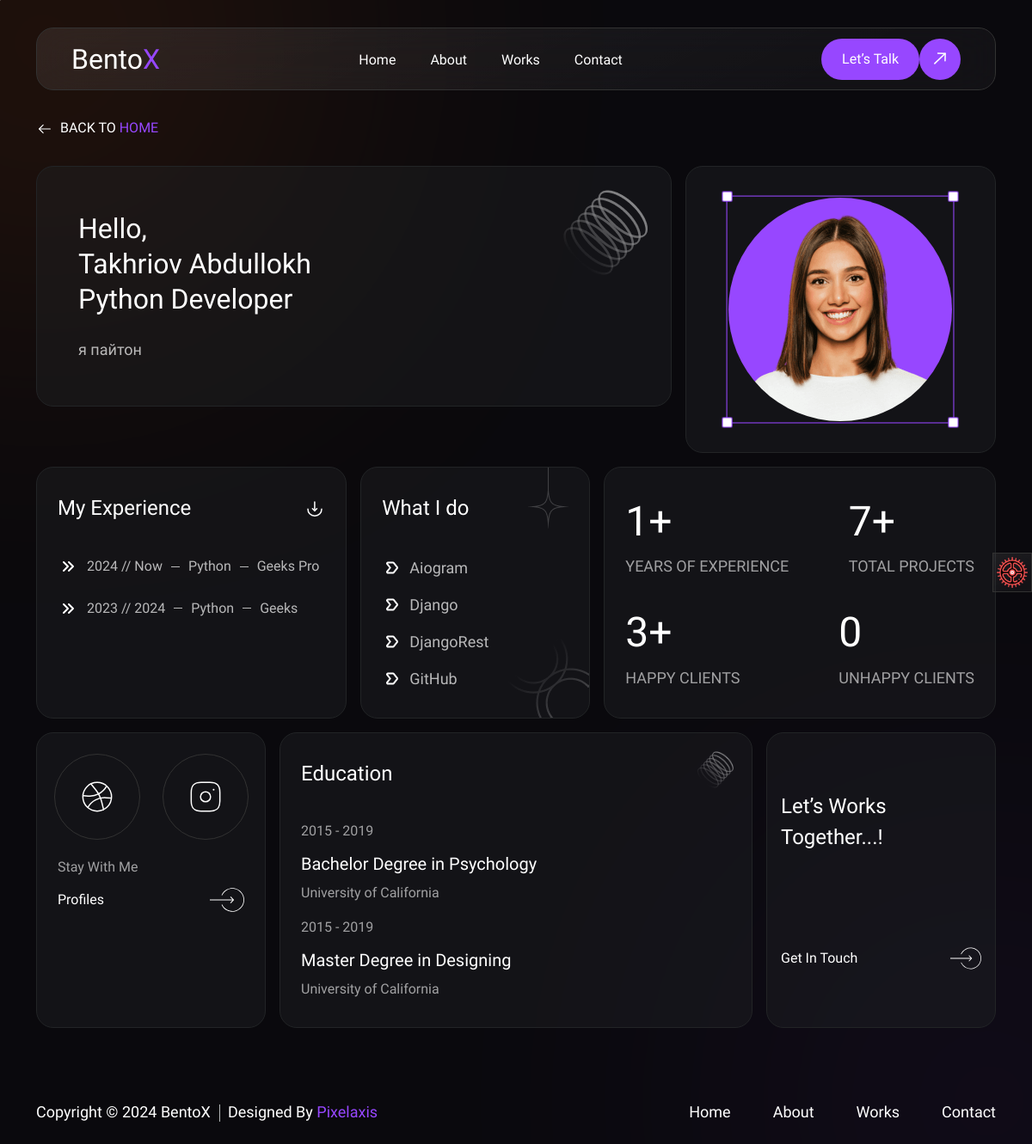
The page /about/ on the database its author committed.
### apps/about/models.py (models this page shows, shortened)
class About(models.Model):
    image = models.ImageField(
        upload_to="images",
        verbose_name= "Фотография"
    )
    title = models.CharField(
        max_length = 255,
        verbose_name = "Язык програмиравание"
    )
    name = models.CharField(
        max_length = 255,
        verbose_name = "ФИО"
    )
    description = models.TextField(
        verbose_name = "Описание"
    )
    experience = models.IntegerField(
        verbose_name = "Опыт Работы"
    )
    project = models.IntegerField(
        verbose_name = "Кол-во Проектов"
    )
    happyclient = models.IntegerField(
        verbose_name = "Кол-во довольнных клиентов"
    )
    unhappyclient = models.IntegerField(
        verbose_name = "Кол-во Недовольныхх клиентов"
    )
    class Meta:
          verbose_name = "Базовые настройки"
          verbose_name_plural = "Базавая настройка"

class Path(models.Model):
    year1 = models.IntegerField(
        verbose_name = "Год"
    )
    year2 = models.CharField(
        max_length = 255,
        verbose_name = "Год2"
    )
    direction = models.CharField(
        max_length = 255,
        verbose_name = "Направление"
    )
    company = models.CharField(
        max_length = 255,
        verbose_name = "Компания"
    )
    class Meta:
          verbose_name = "Настройки Путя"
          verbose_name_plural = "Настройка  Путя"

class Skills(models.Model):
      title = models.CharField(
        max_length = 255,
        verbose_name = "Скиллы"
    )
      class Meta:
          verbose_name = "Настройки скиллов"
          verbose_name_plural = "Настройка склиллов"

### apps/about/views.py (the view)
# urls.py: path('about/', about, name='about'),
def about(request):
    about = About.objects.latest('id')
    skills = Skills.objects.all()
    path = Path.objects.all()
    return render(request, 'about/about.html', locals())

### templates/about/about.html (shortened to what this page needs)
{% load static %}
<!doctype html>
<html lang="en">
<head>
    <link rel="stylesheet" href="{% static 'assets/css/plugins/aos.css' %}">
    <link href="https://iconsax.gitlab.io/i/icons.css" rel="stylesheet">
    <link rel="stylesheet" href="{% static 'assets/css/style.min.css' %}">
</head>
<body class="position-relative">
    <main class="main  body-bg overflow-hidden">
        <div class="tigger-arrow">
            <div class="gear-icon">
                <img src="{% static 'assets/images/gear.png' %}" alt="img">
            </div>
        </div>
        {% include "include/header.html" %}
        <div class="container position-relative cus-z1 d-flex justify-content-center justify-content-lg-start mb-xxl-15 mb-xl-8 mb-7">
            <div class="backmenu-head">
                <a href="{% url 'index' %}" class="fw_400 fs-seven n0-color text-uppercase golelayla-logo">
                    <span class="ms-1 n0-color">
                        Back To <span class="s1-color"> Home</span>
                    </span>
                </a>
            </div>
        </div>
        <section class="body-box position-relative cus-z-1 pb-xxl-20 pb-xl-15 pb-lg-10 pb-9">
            <div class="container">
                <div class="row mb-xxl-6 mb-4 flex-row-reverse justify-content-center g-xxl-6 g-4 g-xxl-6 g-4">
                    <div class="col-lg-4 col-md-5 col-sm-8" data-aos="zoom-in-up" data-aos-duration="1000">
                        <div class="cmn-box py-xxl-9 py-xl-9 py-lg-9 py-5 px-xxl-8 px-xl-6 px-lg-4 px-6" data-aos="zoom-in-down" data-aos-duration="2000">
                            <div class="layla-thumb position-relative about-layla m-auto text-center">
                                <div class="layla-resize">
                                    <img src="{% static 'assets/images/global/img-resize.png' %}" alt="img">
                                </div>
                            </div>
                        </div>
                    </div>
                    <div class="col-lg-8">
                       <div class="cmn-box py-xxl-13 py-md-13 py-8 px-xxl-15 px-md-12 px-4" data-aos="zoom-in-down" data-aos-duration="1400">
                            <img src="{% static 'assets/images/global/ring2.png' %}" alt="img" class="s-shape2">
                            <div class="layla-infoabout text-center">
                                <h4 class="text-white mb-md-6 mb-4 fw_500">
                                    <span class="d-block">Hello,</span>
                                    {{about.name}}
                                    <span class="d-block">
                                        {{about.title}} Developer
                                    </span>
                                </h4>
                                <p>
                                    {{about.description}}
                                </p>
                            </div>
                       </div>
                    </div>
                </div>
                <div class="row g-xxl-6 g-4 mb-xxl-6 mb-4">
                    <div class="col-xl-4 col-lg-6 col-md-6" data-aos="fade-down" data-aos-duration="1200">
                        <div class="cmn-box h-100 py-xxl-8 py-xl-8 py-lg-8 py-5 px-xxl-8 px-xl-6 px-lg-4 px-6">
                            <div class="d-flex align-items-center justify-content-between mb-10">
                                <h5 class="fw_500 n0-color">
                                    My Experience
                                </h5>
                                <a>
                                </a>
                            </div>
                            <ul class="about-expritext">
                                {% for path in path %}
                                <li>
                                    <span>
                                        <svg width="24" height="24" viewBox="0 0 24 24" fill="none" xmlns="http://www.w3.org/2000/svg">
                                            <path d="M7 7L12 12L7 17M13 7L18 12L13 17" stroke="white" stroke-width="2" stroke-linecap="round" stroke-linejoin="round"/>
                                        </svg>
                                    </span>
                                    <span class="n07">
                                        {{path.year1}} // {{path.year2}}
                                    </span>
                                    <span class="n07 nameta">
                                        {{path.direction}}
                                    </span>
                                    <span class="n07 nameta">
                                        {{path.company}}
                                    </span>
                                </li>
                                {% endfor %}
                            </ul>
                        </div>
                    </div>
                    <div class="col-xl-3 col-lg-6 col-md-6" data-aos="fade-up" data-aos-duration="1400">
                        <div class="cmn-box h-100 py-xxl-8 py-xl-8 py-lg-8 py-5 px-xxl-8 px-xl-6 px-lg-4 px-6">
                            <h5 class="fw_500 n0-color mb-10">
                                What I do
                            </h5>
                            <ul class="about-expritext about-expritext-two">
                                {% for skills in skills %}
                                <li>
                                    <span>
                                    </span>
                                    <span class="n07 fs-six fw_300">
                                        {{skills.title}}
                                    </span>
                                </li>
                                {% endfor %}
                            </ul>
                            <img src="{% static 'assets/images/global/s-shape1rotate.png' %}" alt="img" class="s-shape2rotate">
                            <img src="{% static 'assets/images/global/s-shape3.png' %}" alt="img" class="s-shape3">
                        </div>
                    </div>
                    <div class="col-xl-5" data-aos="fade-down" data-aos-duration="1800">
                        <div class="cmn-box h-100 about-countexprience-wrap py-xxl-8 py-xl-8 py-lg-8 py-5 px-xxl-8 px-xl-6 px-lg-4 px-6">
                            <div class="expri-items-box about-items-counter">
                                <h2 class="fw_600 n0-color mb-2">
                                    {{about.experience}}+
                                </h2>
                                <span class="expri-clr text-uppercase n00-color fw_300 fs-six">
                                    YEARS OF EXPERIENCE
                                </span>
                            </div>
                            <div class="expri-items-box about-items-counter">
                                <h2 class="fw_600 n0-color mb-2">
                                   {{about.project}}+
                                </h2>
                                <span class="expri-clr text-uppercase n00-color fw_300 fs-six">
                                    TOTAL PROJECTS
                                </span>
                            </div>
                            <div class="expri-items-box about-items-counter">
                                <h2 class="fw_600 n0-color mb-2">
                                    {{about.happyclient}}+
                                </h2>
                                <span class="expri-clr text-uppercase n00-color fw_300 fs-six">
                                    HAPPY CLIENTS
                                </span>
                            </div>
                            <div class="expri-items-box about-items-counter">
                                <h2 class="fw_600 n0-color mb-2">
                                    {{about.unhappyclient}}
                                </h2>
                                <span class="expri-clr text-uppercase n00-color fw_300 fs-six">
                                    UNHAPPY CLIENTS
                                </span>
                            </div>
                        </div>
                    </div>
                </div>
                <div class="row g-xxl-6 g-4">
                    <div class="col-lg-3 col-md-6" data-aos="zoom-in-down" data-aos-duration="1400">
                        <div class="text-center h-100 cmn-box position-relative pt-xxl-7 pt-xl-6 pt-5 pb-xxl-6 pb-xl-8 pb-5 px-xxl-8 px-xl-6 px-lg-4 px-4">
                            <ul class="body-social body-socialtwo body-social-sliceabout">
                                <li>
                                    <a href="javascript:void(0)" class="soci">
                                    </a>
                                </li>
                                <li>
                                    <a href="javascript:void(0)" class="soci">
                                    </a>
                                </li>
                            </ul>
                            <div class="stay mt-xxl-5 mt-xl-5 mt-lg-10 mt-12">
                                <a href="{% url 'about' %}" class="d-flex stay-with justify-content-start n06">
                                    Stay With Me
                                </a>
                                <a href="{% url 'about' %}" class="d-flex mt-2 cmn-footarrow align-items-center justify-content-between">
                                    <span class="fw_500 fs-seven n0-color fs-seven fw_300">
                                        Profiles
                                    </span>
                                    <span class="cmn-svg40">
                                    </span>
                                </a>
                            </div>
                        </div>
                    </div>
                    <div class="col-lg-6 order-first order-lg-0" data-aos="zoom-in-up" data-aos-duration="1400">
                        <div class="cmn-box about-education-box h-100 py-xxl-7 py-xl-8 py-lg-8 py-5 px-xxl-8 px-xl-6 px-lg-4 px-6">
                            <img src="{% static 'assets/images/global/ring2.png' %}" alt="img" class="s-shape2">
                            <h5 class="fw_500 n0-color mb-10">
                                Education
                            </h5>
                            <div class="d-flex flex-wrap gap-4 align-items-center justify-content-between">
                                <div class="edu-text-box">
                                    <span class="mb-3 d-block fs-seven fw_300 n06">
                                        2015 - 2019
                                    </span>
                                    <span class="fs20 mb-2 d-block n0-color">
                                        Bachelor Degree in Psychology
                                    </span>
                                    <span class="d-block fs-seven fw_300 n06">
                                        University of California
                                    </span>
                                </div>
                                <div class="edu-text-box">
                                    <span class="mb-3 d-block fs-seven fw_300 n06">
                                        2015 - 2019
                                    </span>
                                    <span class="fs20 mb-2 d-block n0-color">
                                        Master Degree in Designing
                                    </span>
                                    <span class="d-block fs-seven fw_300 n06">
                                        University of California
                                    </span>
                                </div>
                            </div>
                        </div>
                    </div>
                    <div class="col-lg-3 col-md-6 position-relative cus-z1" data-aos="zoom-in-down" data-aos-duration="1400">
                        <a href="{% url 'contact' %}" class="common-serbox position-relative cus-z1 d-flex align-items-center justify-content-center h-100 d-block cmn-box py-xl-8 py-4 px-xxl-6 px-xxl-6 px-lg-4 px-4">
                            <span>
                                <span class="d-block mb-109 fw_500 fs-five n0-color work-respon">
                                    Let’s Works Together...!
                                </span>
                                <span class="d-flex cmn-footarrow get-respons-1199 align-items-center justify-content-between">
                                    <span class="fw_500 fs-seven n0-color">
                                        Get In Touch
                                    </span>
                                </span>
                            </span>
                        </a>
                    </div>
                </div>
            </div>
        </section>
        {% include "include/footer.html" %}
    </main>
</body>
</html>

### rows shown on the page
About: name "Takhriov Abdullokh", title "Python", description "я пайтон", experience "1", project "7", happyclient "3", unhappyclient "0"
Path: year1 "2024", year2 "Now", direction "Python", company "Geeks Pro"
Path: year1 "2023", year2 "2024", direction "Python", company "Geeks"
Skills: title "Aiogram"
Skills: title "Django"
Skills: title "DjangoRest"
Skills: title "GitHub"
